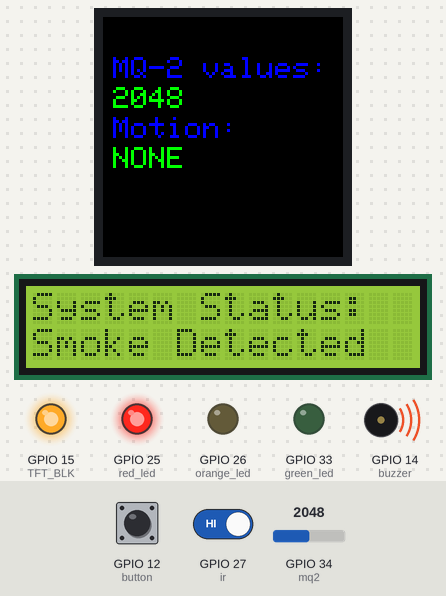
Simulated run of this sketch. Board: ESP32. Shown: 240×240 colour display, 16×2 character LCD, output pins drawn as LEDs (lit = HIGH), buzzer (waves = sounding, pin HIGH). The inputs (shaded band) are chosen by the test bench; at power-on: GPIO 34 (mq2) = 2048, GPIO 27 (ir) HIGH, GPIO 12 (button) HIGH. EEPROM starts erased.

Above: at 1.4 s.
1.5 s: GPIO 34 (mq2) set to 920
At 3.3 s:
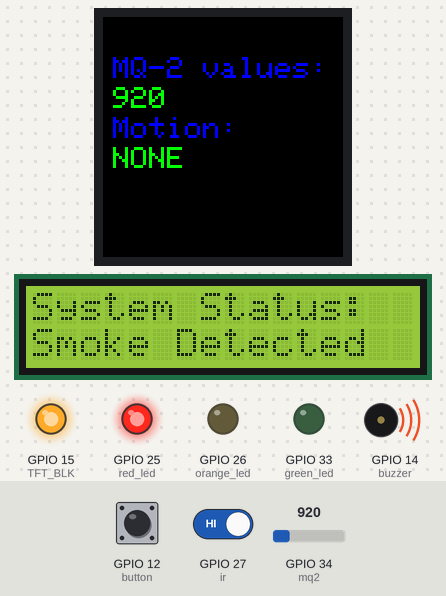
3.6 s: GPIO 34 (mq2) set to 824
At 4.2 s:
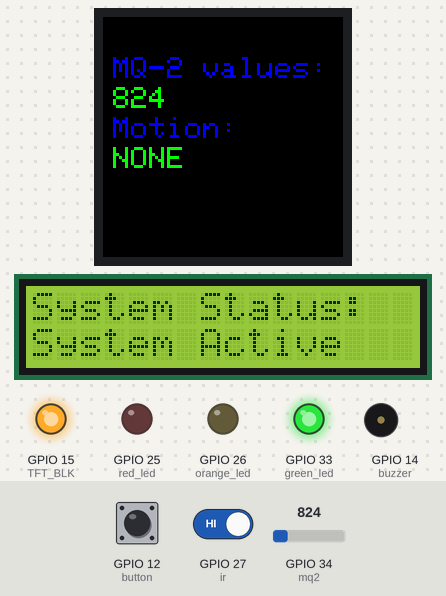
5.3 s: GPIO 27 (ir) driven LOW
At 6.1 s:
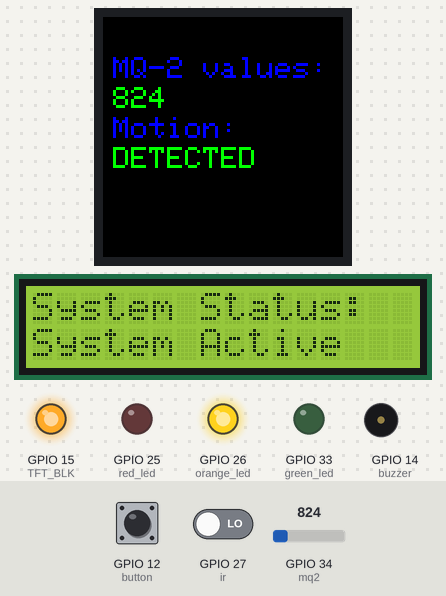
7.1 s: GPIO 34 (mq2) set to 890
At 8.4 s:
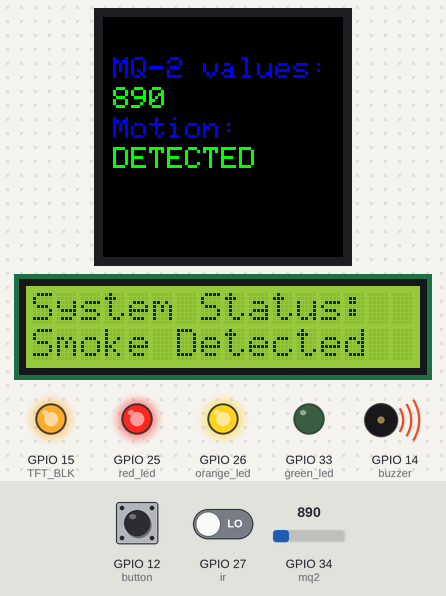
8.9 s: GPIO 12 (button) pulled LOW for 3.2 s
At 13.1 s:
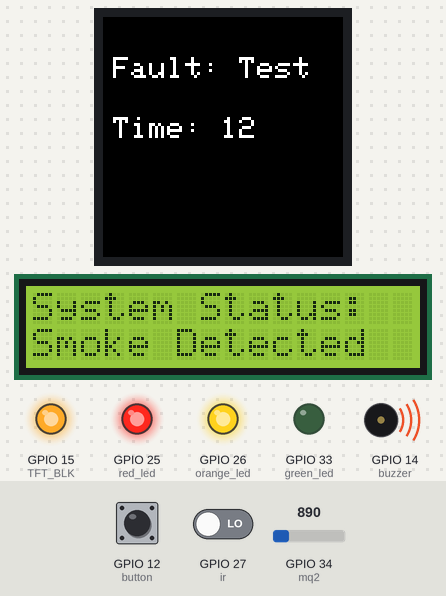
15.3 s: GPIO 27 (ir) driven HIGH
At 16.5 s:
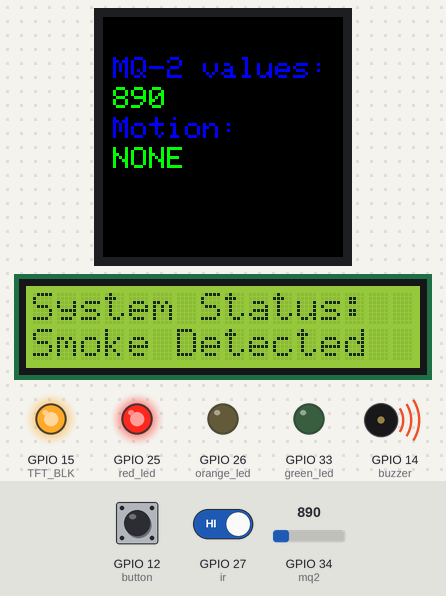
Timing chart, 0 to 18.2 s (numbered marks = the images above; inputs shaded):
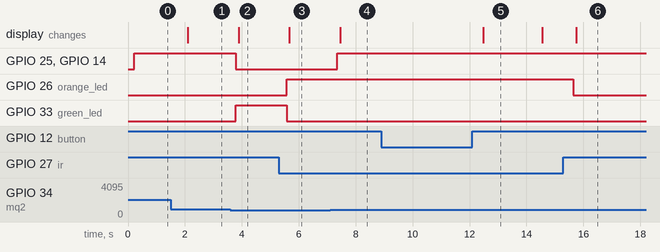

Measured:
- the behaviour switches between 851 and 850 on GPIO 34 (mq2) (found by bisection; images 1 and 2)
- after the input at 1.5 s, the display: changes after 0.60 s (image 1)
- after the input at 3.6 s, GPIO 25 (red_led), GPIO 14 (buzzer): HIGH → LOW after 0.19 s; GPIO 33 (green_led): LOW → HIGH after 0.19 s; the display: changes after 0.29 s (image 2)
- after the input at 5.3 s, GPIO 26 (orange_led): LOW → HIGH after 0.27 s; GPIO 33 (green_led): HIGH → LOW after 0.27 s; the display: changes after 0.37 s (image 3)
- after the input at 7.1 s, GPIO 25 (red_led), GPIO 14 (buzzer): LOW → HIGH after 0.26 s; the display: changes after 0.36 s (image 4)
- after the input at 8.9 s, the display: changes after 3.6 s (image 5)
- after the input at 15.3 s, GPIO 26 (orange_led): HIGH → LOW after 0.35 s; the display: changes after 0.44 s (image 6)

The sketch:

integrate_EEPROM_button.ino
```cpp
// LCD_SDA 21
//LCD_SCL 22

#include <Wire.h>
#include <LiquidCrystal_I2C.h>
#include <Adafruit_GFX.h>
#include <Adafruit_ST7789.h>
#include <SPI.h>
#include <EEPROM.h>

#define mq2 34
#define ir 27

#define red_led 25
#define orange_led 26
#define green_led 33

#define buzzer 14
#define button 12

#define TFT_CS -1 //not used
#define TFT_DC 2
#define TFT_RST 4
#define TFT_MOSI 23//SDA
#define TFT_SCLK 18//SCL
#define TFT_BLK 15

#define EEPROM_SIZE 64

LiquidCrystal_I2C lcd(0x27, 16, 2);
Adafruit_ST7789 tft = Adafruit_ST7789(TFT_CS, TFT_DC, TFT_RST);

struct faultlog {
  int faultType;
  unsigned long timestamp;
};
faultlog lastfault;

unsigned long pressStart = 0;
bool pressed = false;
unsigned long lastPressTime = 0;
int pressCount = 0;

void savefault(int type){
  lastfault.faultType = type;
  lastfault.timestamp = millis();
  EEPROM.put(0, lastfault);
  EEPROM.commit();
}

void loadfault(){
  EEPROM.get(0, lastfault);
}

void displayfault(){
  tft.fillScreen(ST77XX_BLACK);
  tft.setTextSize(3);
  tft.setTextColor(ST77XX_WHITE);
  tft.setCursor(10,40);

  if(lastfault.faultType == 0) {
    tft.println("NO FAULT");
    tft.setCursor(10, 70);
    tft.println("DETECTED");
  }
  else{
    tft.print("Fault: ");
    if(lastfault.faultType == 1) tft.println("GAS");
    else if(lastfault.faultType == 2) tft.println("MOTION");
    else if(lastfault.faultType == 3) tft.println("Test");

    tft.setCursor(10, 100);
    tft.print("Time: ");
    tft.println(lastfault.timestamp / 1000);
  }
}

void displaysensor(int mq2value, int irvalue) {
  tft.fillScreen(ST77XX_BLACK);
  tft.setTextSize(3);
  tft.setTextColor(ST77XX_BLUE);
  tft.setCursor(10, 40);
  tft.println("MQ-2 values: ");
  tft.setCursor(10, 70);
  tft.setTextColor(ST77XX_GREEN);
  tft.println(mq2value);

  tft.setTextColor(ST77XX_BLUE);
  tft.setCursor(10,100);
  tft.println("Motion: ");
  tft.setCursor(10,130);
  tft.setTextColor(ST77XX_GREEN);
  if(irvalue == LOW) tft.println("DETECTED");
  else tft.println("NONE");
}

void setup(){
  Serial.begin(115200);

  pinMode(red_led, OUTPUT);
  pinMode(orange_led, OUTPUT);
  pinMode(green_led, OUTPUT);

  pinMode(buzzer, OUTPUT);

  pinMode(button, INPUT_PULLUP);

  pinMode(ir, INPUT);

  pinMode(TFT_BLK, OUTPUT);
  digitalWrite(TFT_BLK, HIGH);
  SPI.begin(TFT_SCLK, -1, TFT_MOSI, -1);
  tft.init(240, 240, SPI_MODE3);
  tft.setRotation(0);
  //tft.fillScreen(ST77XX_BLACK);
  //tft.setTextColor(ST77XX_WHITE);

  lcd.init();
  lcd.backlight();

  EEPROM.begin(EEPROM_SIZE);
  loadfault();
}


void loop(){
  int mq2value = analogRead(mq2);
  int irvalue = digitalRead(ir);

  if (mq2value >850) {
    digitalWrite(red_led, HIGH);
    digitalWrite(buzzer, HIGH);
    savefault(1);
  }
  else{
    digitalWrite(red_led, LOW);
    digitalWrite(buzzer, LOW);
  }

  if(irvalue == LOW){
    digitalWrite(orange_led, HIGH);
    savefault(2);
  }
  else{
    digitalWrite(orange_led, LOW);
  }

  if(mq2value <= 850 && irvalue == HIGH){
    digitalWrite(green_led, HIGH);
  }
  else{
    digitalWrite(green_led, LOW);
  }


  lcd.clear();
  lcd.setCursor(0,0);
  lcd.print("System Status: ");
  lcd.setCursor(0,1);
  if(mq2value > 850){
    lcd.print("Smoke Detected");
  }
  else{
    lcd.print("System Active");
  }

  int btnstate = digitalRead(button);
  if(btnstate == LOW && !pressed){
    pressed = true;
    pressStart = millis();
  }
  if(btnstate == HIGH && pressed){
    unsigned long duration = millis() - pressStart;
    pressed = false;

    if(duration >= 3000) {
      savefault(3);
      displayfault();
      delay(2000);
    }
    else{
      pressCount++;
      if (pressCount == 1){
        lastPressTime = millis();
      }
      else if(pressCount == 2 && millis() - lastPressTime < 500){
        loadfault();
        displayfault();
        pressCount = 0;
        delay(2000);
      }
    }
  }
  if(pressCount == 1 && millis() - lastPressTime >= 500){
    pressCount = 0;
  }

  if(!pressed && pressCount == 0){
    displaysensor(mq2value, irvalue);
  }

  delay(500);
}
```
